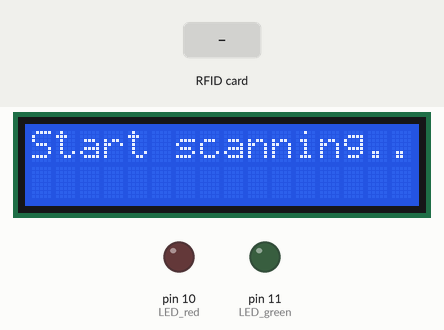
Recording of a sketch running on a simulated Arduino Mega 2560, built with avr-gcc and run on an emulated ATmega2560. On the bench: 16×2 character LCD, output pins drawn as LEDs (lit = HIGH). The test bench sets the inputs (shaded band). Pins used as bus, display or sensor lines are not drawn; what the sketch prints to the serial monitor is not drawn.

Above: at 1.3 s.
1.4 s: RFID card BD 31 15 2B held to the reader
At 2.5 s:
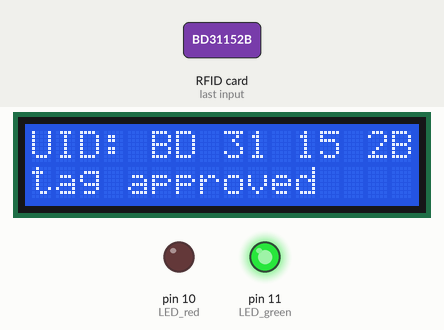
2.9 s: RFID card 5E 7A 19 C4 held to the reader
At 5.1 s:
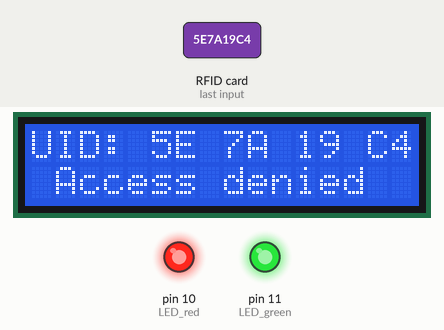
5.9 s: RFID card BD 31 15 2B held to the reader
At 7.7 s:
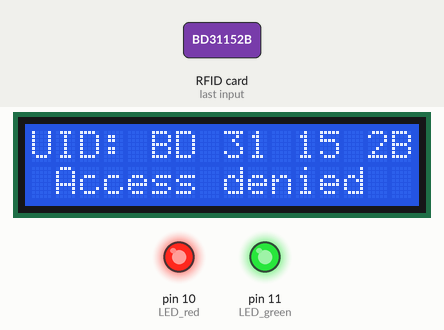
Timing chart, 0 to 9.2 s (numbered marks = the images above; inputs shaded):
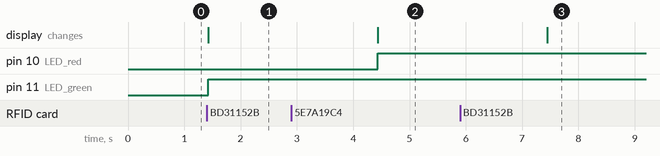

The sketch:

RFID_project.ino
```cpp
#include <SPI.h>
#include <MFRC522.h>
#include <LiquidCrystal.h>
#define SS_PIN 53
#define RST_PIN 49
MFRC522 mfrc522(SS_PIN, RST_PIN);   // Create MFRC522 instance.
LiquidCrystal lcd(8,9,4,5,6,7);
const int LED_green = 11;
const int LED_red = 10;
String content= "";

void setup()
{
  Serial.begin(9600);   // Initiate a serial communication
  SPI.begin();      // Initiate  SPI bus
  mfrc522.PCD_Init();   // Initiate MFRC522
  pinMode(LED_green, OUTPUT);
  pinMode(LED_red, OUTPUT);
  lcd.begin(16, 2);
  lcd.setCursor(0,0);
  lcd.print("Start scanning...");
  Serial.print("Start scanning... \n");
}

void loop()
{
  // Look for new cards
  if ( ! mfrc522.PICC_IsNewCardPresent())
  {
    return;
  }
   //Select one of the cards
  if ( ! mfrc522.PICC_ReadCardSerial())
  {
    return;
 }
  //Show UID of your tag on serial monitor
  lcd.setCursor(0,0);
  lcd.print("UID:");
  for (byte i = 0; i < mfrc522.uid.size; i++)
  {
     lcd.print(mfrc522.uid.uidByte[i] < 0x10 ? " 0" : " ");
     lcd.print(mfrc522.uid.uidByte[i], HEX);
     content.concat(String(mfrc522.uid.uidByte[i] < 0x10 ? " 0" : " "));
     content.concat(String(mfrc522.uid.uidByte[i], HEX));
  }
  content.toUpperCase();
  if (content.substring(1) == "BD 31 15 2B") //change here the UID of the card that you want to give access(ex: tag approved --> C6 7E C7 F7/Access denied --> BD 31 15 2B)
  {
    lcd.setCursor(0,1);
    lcd.print("tag approved");
    Serial.print("tag approved");
    digitalWrite(LED_green, HIGH);
    delay(3000);
  }
 else {
    lcd.setCursor(0,1);
    lcd.print(" Access denied");
    Serial.print(" Access denied");
    digitalWrite(LED_red, HIGH);
    delay(3000);
  }
}
```

Measured:
- after the input at 1.4 s, pin 11 (LED_green): LOW → HIGH at once; the display: changes at once (image 1)
- after the input at 2.9 s, pin 10 (LED_red): LOW → HIGH after 1.5 s; the display: changes after 1.5 s (image 2)
- after the input at 5.9 s, the display: changes after 1.5 s (image 3)
